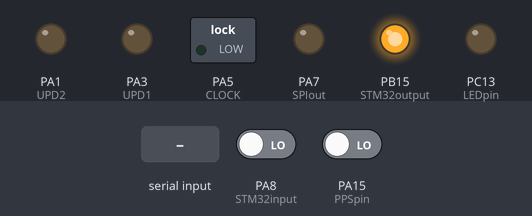
Simulated run of this sketch. Board: STM32 Black Pill. Parts: switched loads named in the sketch (green lamp = pin HIGH), output pins drawn as LEDs (lit = HIGH). The inputs (shaded band) are chosen by the test bench; at power-on: PA8 (STM32input) LOW, PA15 (PPSpin) LOW. Pins used as bus, display or sensor lines are not drawn.

Above: at 1.2 s.
1.3 s: "1" received over the second serial link
At 3.4 s:
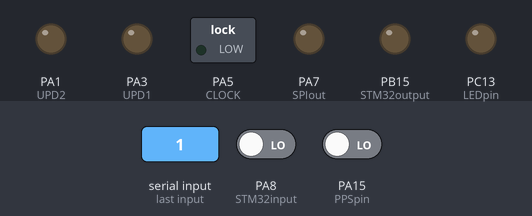
Timing chart, 0 to 4.9 s (numbered marks = the images above; inputs shaded):
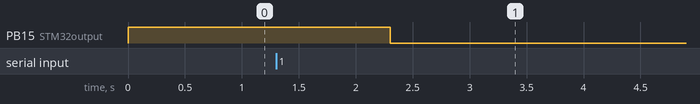

The sketch:

BeaconSTM32F411.ino
```cpp
HardwareSerial Serial3(PA12, PA11); // USART6

#include <SPI.h>
#include "STM32TimerInterrupt.h"

#include "DDSvariables.h"
#include "FREQUENCYvariables.h"
#include "STM32variables.h"

#define SERIAL            Serial3 // PA11, PA12 USART6 COM13
#define STM32             Serial1 // PA9, PA10  USART1

#define SERIALspeed       57600    // Serial 3
#define STM32speed        57600    // Serial 1

#define STM32input        PA8     // input for when the Atmega is ready
#define STM32output       PB15    // output for when the STM32 is ready

#define PPSpin            PA15    // GPS timetick
#define LEDpin            PC13    // Onboard led

#define CS1               PA4     // DDS1
#define CS2               PA2     // DDS2
#define UPD1              PA3     // DDS1
#define UPD2              PA1     // DDS2

#define CLOCK             PA5     // CLK
#define SPIout            PA7     // MOSI
#define SPIin             PA6     // MISO


#define TIMER2_INTERVAL_MS        1000000 // 1.000.000 = 1 second // 1.000 = 1ms // 100 = 0,1ms
#define TIMER3_INTERVAL_MS        1000       // 10 = 0,01ms (100Khz / 4 = 25Khz taktfrequence)
#define TIMER4_INTERVAL_MS        1000     // 1.000.000 = 1 second // 1.000 = 1ms // 100 = 0,1ms


#define SecondsStart              TIM2->CR1 = 1 // Start 32-bit TIM2
#define SecondsStop               TIM2->CR1 = 0 // Stop  32-bit TIM2
#define SPIsequenceStart          TIM3->CR1 = 1 // Start 16-bit TIM3
#define SPIsequenceStop           TIM3->CR1 = 0 // Stop  16-bit TIM3
#define SymbolDurationStart       TIM4->CR1 = 1 // Start 16-bit TIM4
#define SymbolDurationStop        TIM4->CR1 = 0 // Stop  16-bit TIM4

STM32Timer ITimer2(TIM2); // Initialize TIM2 // 32bit
STM32Timer ITimer3(TIM3); // Initialize TIM3 // 16bit
STM32Timer ITimer4(TIM4); // Initialize TIM4 // 16bit

void setup()
{
     SERIAL.begin(SERIALspeed); // Initialize Serial control
     STM32.begin(STM32speed);   // Initialize Serial to Atmega

     pinMode(STM32input,   INPUT);
     pinMode(STM32output, OUTPUT);
     pinMode(PPSpin,       INPUT);
     pinMode(LEDpin,      OUTPUT);
     pinMode(CS1,         OUTPUT);
     pinMode(CS2,         OUTPUT);
     pinMode(UPD1,        OUTPUT);
     pinMode(UPD2,        OUTPUT);
     pinMode(CLOCK,       OUTPUT);
     pinMode(SPIout,      OUTPUT);
     digitalWrite(LEDpin, LOW);


     if (ITimer2.attachInterruptInterval(TIMER2_INTERVAL_MS, TimerHandler2)) // Taktfrequence is 1s
     {
     }

     if (ITimer3.attachInterruptInterval(TIMER3_INTERVAL_MS, TimerHandler3)) // Taktfrequence is fast
     {
     }

     if (ITimer4.attachInterruptInterval(TIMER4_INTERVAL_MS, TimerHandler4)) // Ticker needed is 0,1ms
     {
     }

     SPI.begin();
     SPI.beginTransaction(SPISettings(18000000, MSBFIRST, SPI_MODE0));
     // 16Mhz =290uS 18Mhz =287uS 24Mhz = 266uS // Zonder Clock_Config 450uS
     Create_register();

     SecondsStop;         // Stop TIM2
     SPIsequenceStop;     // Stop TIM3
     SymbolDurationStop;  // Stop TIM4
}

void  TimerHandler2() // Ticker is 1s
{
      SecondTimer++;
}

void  TimerHandler3() // Ticker is as fast as possible
{
      switch (z)
      {
      case 1:
             CS1on();

             SPI.transfer(Band1[freq1][0]);
             SPI.transfer(Band1[freq1][1]);
             SPI.transfer(Band1[freq1][2]);
             SPI.transfer(Band1[freq1][3]);
             SPI.transfer(Band1[freq1][4]);
             SPI.transfer(Band1[freq1][5]);
             SPI.transfer(Band1[freq1][6]);
             SPI.transfer(Band1[freq1][7]);

             UPD1pulse();
             CS1off();
             z = 2;
      break;

      case 2:
             CS2on();

             SPI.transfer(Band2[freq2][0]);
             SPI.transfer(Band2[freq2][1]);
             SPI.transfer(Band2[freq2][2]);
             SPI.transfer(Band2[freq2][3]);
             SPI.transfer(Band2[freq2][4]);
             SPI.transfer(Band2[freq2][5]);
             SPI.transfer(Band2[freq2][6]);
             SPI.transfer(Band2[freq2][7]);

             UPD2pulse();
             CS2off();
             z = 3;
      break;

      case 3:
             CS1on();

             SPI.transfer(Band3[freq3][0]);
             SPI.transfer(Band3[freq3][1]);
             SPI.transfer(Band3[freq3][2]);
             SPI.transfer(Band3[freq3][3]);
             SPI.transfer(Band3[freq3][4]);
             SPI.transfer(Band3[freq3][5]);
             SPI.transfer(Band3[freq3][6]);
             SPI.transfer(Band3[freq3][7]);

             UPD1pulse();
             CS1off();
             z = 4;
      break;

      case 4:
             CS2on();

             SPI.transfer(Band4[freq4][0]);
             SPI.transfer(Band4[freq4][1]);
             SPI.transfer(Band4[freq4][2]);
             SPI.transfer(Band4[freq4][3]);
             SPI.transfer(Band4[freq4][4]);
             SPI.transfer(Band4[freq4][5]);
             SPI.transfer(Band4[freq4][6]);
             SPI.transfer(Band4[freq4][7]);

             UPD2pulse();
             CS2off();
             z = 1;
      break;

    default:

    break;
    }
}

void  TimerHandler4() // Ticker is 0,1ms
{     // Interrupt Counter need also to be set 0
      Band1ModeTimerCounter++;
      Band2ModeTimerCounter++;
      Band3ModeTimerCounter++;
      Band4ModeTimerCounter++;

      if (Band1ModeTimerCounter > Symbol_Duration_Band1)
      {
         Position_Array_Band1++;

         if (Position_Array_Band1 > End_Array_Band1)
         {
            Position_Array_Band1 = 0x00;
            ModeBand1counter++;

            if (ModeBand1counter > ModeCounterBand1)
            {
            // Do a pause till SecondTimer is ended
            }
         }

         Band1ModeTimerCounter = 0;
      }

      if (Band2ModeTimerCounter > Symbol_Duration_Band2)
      {
         Position_Array_Band2++;

         if (Position_Array_Band2 > End_Array_Band2)
         {
            Position_Array_Band2 = 0x00;
            ModeBand2counter++;

            if (ModeBand2counter > ModeCounterBand2)
            {
            // Do a pause till SecondTimer is ended
            }
         }

         Band2ModeTimerCounter = 0;
      }

      if (Band3ModeTimerCounter > Symbol_Duration_Band3)
      {
         Position_Array_Band3++;

         if (Position_Array_Band3 > End_Array_Band3)
         {
            Position_Array_Band3 = 0x00;
            ModeBand3counter++;

            if (ModeBand3counter > ModeCounterBand3)
            {
            // Do a pause till SecondTimer is ended
            }
         }

         Band3ModeTimerCounter = 0;
      }

      if (Band4ModeTimerCounter > Symbol_Duration_Band4)
      {
         Position_Array_Band4++;

         if (Position_Array_Band4 > End_Array_Band4)
         {
            Position_Array_Band4 = 0x00;
            ModeBand4counter++;

            if (ModeBand4counter > ModeCounterBand4)
            {
            // Do a pause till SecondTimer is ended
            }
         }

         Band4ModeTimerCounter = 0;
      }
}

void Create_register()
{

// void Register_adress_config() {

  Register_adress[0]  = {Ser_config};           // 0x0000
  Register_adress[1]  = {Ser_opt2_update};      // 0x0005
  Register_adress[2]  = {Pdown_pdown};          // 0x0010
  Register_adress[3]  = {Pdown_reset1};         // 0x0012
  Register_adress[4]  = {Pdwon_reset2};         // 0x0013
  Register_adress[5]  = {Sysclk_ndivider};      // 0x0020
  Register_adress[6]  = {Sysclk_pllparameters}; // 0x0022
  Register_adress[7]  = {Cal_dac1};             // 0x040B
  Register_adress[8]  = {Cal_dac2};             // 0x040C
  Register_adress[9]  = {Spur_A1};              // 0x0500
  Register_adress[10] = {Spur_A2};              // 0x0501
  Register_adress[11] = {Spur_A3};              // 0x0503
  Register_adress[12] = {Spur_A4};              // 0x0504
  Register_adress[13] = {Spur_B1};              // 0x0505
  Register_adress[14] = {Spur_B2};              // 0x0506
  Register_adress[15] = {Spur_B3};              // 0x0508
  Register_adress[16] = {Spur_B4};              // 0x0509


////////////////////////////////////////////////////////////////////////////////////////

// void Register_serial_config() {

  Register_data[0] |= SDO_active1       << 0; // bit 0
  Register_data[0] |= LSB_first1        << 1; // bit 1
  Register_data[0] |= Soft_reset1       << 2; // bit 2
  Register_data[0] |= Long_instruction1 << 3; // bit 3
  Register_data[0] |= Long_instruction2 << 4; // bit 4
  Register_data[0] |= Soft_reset2       << 5; // bit 5
  Register_data[0] |= LSB_first2        << 6; // bit 6
  Register_data[0] |= SDO_active2       << 7; // bit 7


// void Register_IOupdate() {
  Register_data[1] |= Register_update      << 0; // bit 0

// void Register_powerdown_enable() {

  Register_data[2] |= Powerdown_digital      << 0; // bit 0
  Register_data[2] |= Powerdown_full         << 1; // bit 1
  Register_data[2] |= Not_used_1             << 2; // bit 2
  Register_data[2] |= Not_used_2             << 3; // bit 3
  Register_data[2] |= Powerdown_sysclock_pll << 4; // bit 4
  Register_data[2] |= Enable_output_doubler  << 5; // bit 5
  Register_data[2] |= Enable_CMOS            << 6; // bit 6
  Register_data[2] |= Powerdown_HSTL         << 7; // bit 7


// void Register_DDS_reset() {

  Register_data[3] = Reset_DDS;                // bit 0


// void Register_powerdown_reset() {

  Register_data[4] |= Not_used_3         << 0; // bit 0
  Register_data[4] |= Reset_sdivider     << 1; // bit 1
  Register_data[4] |= Not_used_4         << 2; // bit 2
  Register_data[4] |= Reset_sdivider2    << 3; // bit 3
  Register_data[4] |= Not_used_5         << 4; // bit 4
  Register_data[4] |= Not_used_6         << 5; // bit 5
  Register_data[4] |= Not_used_7         << 6; // bit 6
  Register_data[4] |= Powerdown_fund_DDS << 7; // bit 7


// void Register_n_divider() {

  Register_data[5] |= N_divider0         << 0; // bit 0
  Register_data[5] |= N_divider1         << 1; // bit 1
  Register_data[5] |= N_divider2         << 2; // bit 2
  Register_data[5] |= N_divider3         << 3; // bit 3
  Register_data[5] |= N_divider4         << 4; // bit 4
  Register_data[5] |= Not_used_8         << 5; // bit 5
  Register_data[5] |= Not_used_9         << 6; // bit 6
  Register_data[5] |= Not_used_10        << 7; // bit 7


// void Register_pll_parameters() {

  Register_data[6] |= Charge_pump1       << 0; // bit 0
  Register_data[6] |= Charge_pump2       << 1; // bit 1
  Register_data[6] |= VCO_range          << 2; // bit 2
  Register_data[6] |= Reference_2x       << 3; // bit 3
  Register_data[6] |= Not_used_11        << 4; // bit 4
  Register_data[6] |= Not_used_12        << 5; // bit 5
  Register_data[6] |= Not_used_13        << 6; // bit 6
  Register_data[6] |= VCO_autorange      << 7; // bit 7


// void Register_calibration() {

  Register_data[7] |= DAC_scale_current1;       // byte 0
  Register_data[8] |= DAC_scale_current2;       // byte 1 bit 0


// void Register_spurA() {

  Register_data[9] |= SpurA_harmonic0    << 0; // bit 0
  Register_data[9] |= SpurA_harmonic1    << 1; // bit 1
  Register_data[9] |= SpurA_harmonic2    << 2; // bit 2
  Register_data[9] |= SpurA_harmonic3    << 3; // bit 3
  Register_data[9] |= Not_used_14        << 4; // bit 4
  Register_data[9] |= Not_used_15        << 5; // bit 5
  Register_data[9] |= AmplitudeA_gainx2  << 6; // bit 6
  Register_data[9] |= Enable_HSRA        << 7; // bit 7


// void Register_spurA_magnetude() {

  Register_data[10] |= SpurA_magnetude;          // byte 0


// void Register_spurA_phase() {

  Register_data[11]  |= SpurA_phase;            // byte 0
  Register_data[12] |= SpurA_phase_bit8;        // byte 1 bit 0


// void Register_spurB() {

  Register_data[13] |= SpurB_harmonic0    << 0; // bit 0
  Register_data[13] |= SpurB_harmonic1    << 1; // bit 1
  Register_data[13] |= SpurB_harmonic2    << 2; // bit 2
  Register_data[13] |= SpurB_harmonic3    << 3; // bit 3
  Register_data[13] |= Not_used_16        << 4; // bit 4
  Register_data[13] |= Not_used_17        << 5; // bit 5
  Register_data[13] |= AmplitudeB_gainx2  << 6; // bit 6
  Register_data[13] |= Enable_HRSB        << 7; // bit 7


// void Register_spurB_magnetude() {

  Register_data[14] |= SpurB_magnetude;          // byte 0


// void Register_spurB_phase() {

  Register_data[15] |= SpurB_phase;              // byte 0
  Register_data[16] |= SpurB_phase_bit8;         // byte 1 bit 0
}

void Create_instruction()
{
     Instruction_header = Read_write
                        + Transfer_bytes_register;
}

void Create_register_instruction_word()
{
     for (z = 0; z < Register_amount; z++)
     {
     Register_adress[z] = Instruction_header
                         + Register_adress[z];
     }
}

void Create_instruction_word_FTW()
{
     for (z = 0; z < Register_amount_FTW; z++)
     {
     Register_adress_FTW[z] = Instruction_header
                            + Register_adress_FTW[z];
     }
}

void Write_register_full()
{

     for (z = 0; z < Register_amount; z++)
     {
     uint8_t bytes[3] = { Register_adress[z] << 16, Register_adress[z] << 8, Register_data[z] };

     SPI.transfer(bytes[0]); // 4,298uS Gehele instructie
     SPI.transfer(bytes[1]); // 0,425uS voor 8-bits
     SPI.transfer(bytes[2]);
//     SERIAL.write(bytes[0]); // For testing output
//     SERIAL.write(bytes[1]);
//     SERIAL.write(bytes[2]);
  }
}

void Write_register_FTW_full()
{
     for (z = 0; z < Register_amount_FTW; z++)
     {
     uint8_t bytes[3] = { Register_adress_FTW[z] << 16, Register_adress_FTW[z] << 8, Register_data_FTW[z] }; // Total of 8 bytes

     SPI.transfer(bytes[0]);
     SPI.transfer(bytes[1]);
     SPI.transfer(bytes[2]);
//     SERIAL.write(bytes[0]); // For testing output
//     SERIAL.write(bytes[1]);
//     SERIAL.write(bytes[2]);
     }
}

void CS1on()
{
     digitalWrite(CS1, LOW);
}

void CS1off()
{
     digitalWrite(CS1, HIGH);
}

void CS2on()
{
     digitalWrite(CS2, LOW);
}

void CS2off()
{
     digitalWrite(CS1, HIGH);
}

void UPD1pulse()
{
     digitalWrite(UPD1, HIGH);
     digitalWrite(UPD1, LOW);

}

void UPD2pulse()
{
     digitalWrite(UPD2, HIGH);
     digitalWrite(UPD2, LOW);
}

void Startup()
{
        Create_register();
        Create_instruction();
        Create_register_instruction_word();
        Create_instruction_word_FTW();
        CS1on();
        Write_register_full();
        Write_register_FTW_full();
        UPD1pulse(); // 1,3uS
        CS1off();
        CS2on();
        Write_register_full();
        Write_register_FTW_full();
        UPD2pulse();
        CS2off();
}

void PrepairVariablesBand1()
{
      Band1ModeTimerCounter = 0;
      Position_Array_Band1 = 0x00;
      ModeCounterBand1 = 0x00;

      Start_Array_Band1 = Mode_Start_Array[ModeBand1];
      End_Array_Band1 = Mode_Start_Array[ModeBand1] + Mode_Lenght_Array[ModeBand1];
      Symbol_Duration_Band1 = Mode_Symbol_Duration[ModeBand1];
      ModeCounterBand1 = ModeRepeat [ModeBand1]; // Moet nog geimplemeteerd worden
}

void PrepairVariablesBand2()
{
      Band2ModeTimerCounter = 0;
      Position_Array_Band2 = 0x00;
      ModeCounterBand2 = 0x00;

      Start_Array_Band2 = Mode_Start_Array[ModeBand2];
      End_Array_Band2 = Mode_Start_Array[ModeBand2] + Mode_Lenght_Array[ModeBand2];
      Symbol_Duration_Band2 = Mode_Symbol_Duration[ModeBand2];
      ModeCounterBand2 = ModeRepeat [ModeBand2];
}

void PrepairVariablesBand3()
{
      Band3ModeTimerCounter = 0;
      Position_Array_Band3 = 0x00;
      ModeCounterBand3 = 0x00;

      Start_Array_Band3 = Mode_Start_Array[ModeBand3];
      End_Array_Band3 = Mode_Start_Array[ModeBand3] + Mode_Lenght_Array[ModeBand3];
      Symbol_Duration_Band3 = Mode_Symbol_Duration[ModeBand3];
      ModeCounterBand3 = ModeRepeat[ModeBand3];
}

void PrepairVariablesBand4()
{
      Band4ModeTimerCounter = 0;
      Position_Array_Band4 = 0x00;
      ModeCounterBand4 = 0x00;

      Start_Array_Band4 = Mode_Start_Array[ModeBand4];
      End_Array_Band4 = Mode_Start_Array[ModeBand4] + Mode_Lenght_Array[ModeBand4];
      Symbol_Duration_Band4 = Mode_Symbol_Duration[ModeBand4];
      ModeCounterBand4 = ModeRepeat [ModeBand4];
}

void loop()
{
     if (StartupDone == 0) // Run once or calibrate
     {
        Startup();
        WaitForInstruction = 1;
        StartupDone = 1;
     }

     SERIAL.println("W4INST  ");
     digitalWrite(STM32output, HIGH); // AtmegaCanSendData

     do
     {

           if (STM32.available()>0)
           {
               STM32.readBytes(STM32ReadBuffer, buffsize);

               AtmegaHasNoData = digitalRead(STM32input); // ATMEGAouput

               if (AtmegaHasNoData == LOW)
               {
                  digitalWrite(STM32output, LOW); // AtmegaCanSendData

                  STM32ReadState   = 1;
                  WaitForInstruction = 0;
                  AtmegaHasNoData = 0;
               }
           }
     } while (WaitForInstruction == 1); // Activatie voor inkomende data

     while (STM32ReadState == 1) // Here all the serial decoding and programming
     {
           if (STM32ReadBuffer[0] = 0x02) // Take the 3rd byte
           {
              ModeBand1 = STM32ReadBuffer[2]; // Example 0x02 (PI4)
              ModeBand2 = STM32ReadBuffer[3];
              ModeBand3 = STM32ReadBuffer[4];
              ModeBand4 = STM32ReadBuffer[5];
           }

           WaitFor1PPS = 1;
           STM32ReadState = 0;
     }

     // First a bit calculation to prepare
     // This is in streaming mode eventually can end with register 0x005 for software I/O update
     // Here the actual sending of: 2 bytes instruction byte + adress byte (fixed)
     //                             6 bytes FTW value
     //                             This is a total of 8 bytes = 48 bits
     //
     // Write only an streaming mode = 0x0000 + 0x3000 = 0x3000
     // With MSB first adres is counting lower. So start adress = 0x01AB (otherwise 0x01A6)
     // The instruction word will be 0x31AB
     //
     // Array structure is : mode = band[z], tone[y], frequency[x]


      Repeat                = 1;

      SecondTimer           = 0;
      MaximumTime           = 55;
             SERIAL.print(MaximumTime);
      PrepairVariablesBand1(); // LET OP: ATMEGA geeft CW
      PrepairVariablesBand2();
      PrepairVariablesBand3();
      PrepairVariablesBand4();

//////// CW           WSPR         QRSS         PI4
      if((ModeBand1 || ModeBand2 || ModeBand3 || ModeBand4) == WSPR) // 2 minutes
      {
        if (ModeBand1 != WSPR && QRSS)
        {
           ModeCounterBand1 = ModeCounterBand1 * 2;
        }

        if (ModeBand2 != WSPR && QRSS)
        {
           ModeCounterBand2 = ModeCounterBand2 * 2;
        }

        if (ModeBand3 != WSPR && QRSS)
        {
           ModeCounterBand3 = ModeCounterBand3 * 2;
        }

        if (ModeBand4 != WSPR && QRSS)
        {
           ModeCounterBand4 = ModeCounterBand4 * 2;
        }

        MaximumTime = 119;
      }
//////// CW           WSPR         QRSS         PI4
      if((ModeBand1 || ModeBand2 || ModeBand3 || ModeBand4) == QRSS) // 10 minutes
      {
        if (ModeBand1 != WSPR && QRSS)
        {
           ModeCounterBand1 = ModeCounterBand1 * 5;
        }

        if (ModeBand2 != WSPR && QRSS)
        {
           ModeCounterBand2 = ModeCounterBand2 * 5;
        }

        if (ModeBand3 != WSPR && QRSS)
        {
           ModeCounterBand3 = ModeCounterBand3 * 5;
        }

        if (ModeBand4 != WSPR && QRSS)
        {
           ModeCounterBand4 = ModeCounterBand4 * 5;
        }

        MaximumTime = 599;
      }

      SERIAL.print(STM32ReadBuffer[6]); SERIAL.print(":"); SERIAL.println(STM32ReadBuffer[7]);

     while (WaitFor1PPS == 1)
     {
           PPSdetect = digitalRead(PPSpin);

           if (PPSdetect == 0) // Input is inverted
           {
              PPSdetect = 0;
              z = 1;
              WaitFor1PPS = 0;
            }
     }

            SecondsStart;
            SPIsequenceStart;
            SymbolDurationStart;

      do
      {
             freq1 = Band1Mode[ModeBand1][Position_Array_Band1] + Frequency_Start_Array[ModeBand1];
             freq2 = Band2Mode[ModeBand2][Position_Array_Band2] + Frequency_Start_Array[ModeBand2];
             freq3 = Band3Mode[ModeBand3][Position_Array_Band3] + Frequency_Start_Array[ModeBand3];
             freq4 = Band4Mode[ModeBand4][Position_Array_Band4] + Frequency_Start_Array[ModeBand4];

             SERIAL.print(MaximumTime);
             SERIAL.println(SecondTimer); //Met deze erbij werkt hij wel

       }while (SecondTimer < MaximumTime); //  ModeBand1counter moet nog geimplemteerd worden

      SecondsStop;
      SPIsequenceStop;
      SymbolDurationStop;
      z = 0;
      WaitForInstruction = 1;
}
// end of loop
```

Source omitted: DDSvariables.h (15748 bytes), NCYvariables.h (data table, 38448 bytes), STM32variables.h (1608 bytes)

Measured:
- after the input at 1.3 s, PB15 (STM32output): HIGH → LOW after 1.0 s
